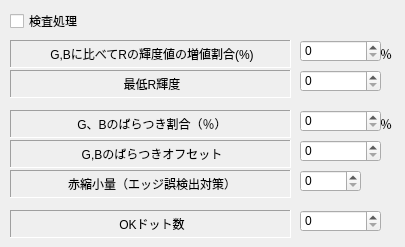
   <widget class="QWidget" name="tab_9">
    <attribute name="title">
     <string>赤色</string>
    </attribute>
    <widget class="QLabel" name="label_75">
     <property name="geometry">
      <rect>
       <x>10</x>
       <y>140</y>
       <width>281</width>
       <height>28</height>
      </rect>
     </property>
     <property name="frameShape">
      <enum>QFrame::Panel</enum>
     </property>
     <property name="frameShadow">
      <enum>QFrame::Sunken</enum>
     </property>
     <property name="text">
      <string>G,Bのばらつきオフセット</string>
     </property>
     <property name="alignment">
      <set>Qt::AlignCenter|Qt::AlignHCenter|Qt::AlignLeading|Qt::AlignLeft|Qt::AlignVCenter</set>
     </property>
    </widget>
    <widget class="QSpinBox" name="EditRedGBMerginOffset">
     <property name="geometry">
      <rect>
       <x>300</x>
       <y>140</y>
       <width>81</width>
       <height>22</height>
      </rect>
     </property>
     <property name="maximum">
      <number>255</number>
     </property>
    </widget>
    <widget class="QLabel" name="label_71">
     <property name="geometry">
      <rect>
       <x>10</x>
       <y>40</y>
       <width>281</width>
       <height>28</height>
      </rect>
     </property>
     <property name="frameShape">
      <enum>QFrame::Panel</enum>
     </property>
     <property name="frameShadow">
      <enum>QFrame::Sunken</enum>
     </property>
     <property name="text">
      <string>G,Bに比べてRの輝度値の増値割合(%)</string>
     </property>
     <property name="alignment">
      <set>Qt::AlignCenter|Qt::AlignHCenter|Qt::AlignLeading|Qt::AlignLeft|Qt::AlignVCenter</set>
     </property>
    </widget>
    <widget class="QSpinBox" name="EditRedHighRate">
     <property name="geometry">
      <rect>
       <x>300</x>
       <y>40</y>
       <width>81</width>
       <height>22</height>
      </rect>
     </property>
     <property name="maximum">
      <number>1000</number>
     </property>
    </widget>
    <widget class="QLabel" name="label_73">
     <property name="geometry">
      <rect>
       <x>10</x>
       <y>110</y>
       <width>281</width>
       <height>28</height>
      </rect>
     </property>
     <property name="frameShape">
      <enum>QFrame::Panel</enum>
     </property>
     <property name="frameShadow">
      <enum>QFrame::Sunken</enum>
     </property>
     <property name="text">
      <string>G、Bのばらつき割合（％）</string>
     </property>
     <property name="alignment">
      <set>Qt::AlignCenter|Qt::AlignHCenter|Qt::AlignLeading|Qt::AlignLeft|Qt::AlignVCenter</set>
     </property>
    </widget>
    <widget class="QLabel" name="label_72">
     <property name="geometry">
      <rect>
       <x>380</x>
       <y>110</y>
       <width>16</width>
       <height>28</height>
      </rect>
     </property>
     <property name="text">
      <string>％</string>
     </property>
    </widget>
    <widget class="QLabel" name="label_70">
     <property name="geometry">
      <rect>
       <x>380</x>
       <y>40</y>
       <width>16</width>
       <height>28</height>
      </rect>
     </property>
     <property name="text">
      <string>％</string>
     </property>
    </widget>
    <widget class="QCheckBox" name="checkBoxRedCheckMode">
     <property name="geometry">
      <rect>
       <x>10</x>
       <y>10</y>
       <width>108</width>
       <height>22</height>
      </rect>
     </property>
     <property name="text">
      <string>検査処理</string>
     </property>
    </widget>
    <widget class="QSpinBox" name="EditRedGBMerginRate">
     <property name="geometry">
      <rect>
       <x>300</x>
       <y>110</y>
       <width>81</width>
       <height>22</height>
      </rect>
     </property>
     <property name="maximum">
      <number>1000</number>
     </property>
    </widget>
    <widget class="QLabel" name="label_62">
     <property name="geometry">
      <rect>
       <x>10</x>
       <y>210</y>
       <width>281</width>
       <height>28</height>
      </rect>
     </property>
     <property name="frameShape">
      <enum>QFrame::Panel</enum>
     </property>
     <property name="frameShadow">
      <enum>QFrame::Sunken</enum>
     </property>
     <property name="text">
      <string>OKドット数</string>
     </property>
     <property name="alignment">
      <set>Qt::AlignCenter|Qt::AlignHCenter|Qt::AlignLeading|Qt::AlignLeft|Qt::AlignVCenter</set>
     </property>
    </widget>
    <widget class="QSpinBox" name="EditRedOKDot">
     <property name="geometry">
      <rect>
       <x>300</x>
       <y>210</y>
       <width>81</width>
       <height>22</height>
      </rect>
     </property>
     <property name="maximum">
      <number>99999999</number>
     </property>
    </widget>
    <widget class="QLabel" name="label_74">
     <property name="geometry">
      <rect>
       <x>10</x>
       <y>70</y>
       <width>281</width>
       <height>28</height>
      </rect>
     </property>
     <property name="frameShape">
      <enum>QFrame::Panel</enum>
     </property>
     <property name="frameShadow">
      <enum>QFrame::Sunken</enum>
     </property>
     <property name="text">
      <string>最低R輝度</string>
     </property>
     <property name="alignment">
      <set>Qt::AlignCenter|Qt::AlignHCenter|Qt::AlignLeading|Qt::AlignLeft|Qt::AlignVCenter</set>
     </property>
    </widget>
    <widget class="QSpinBox" name="EditRedMinBrightness">
     <property name="geometry">
      <rect>
       <x>300</x>
       <y>70</y>
       <width>81</width>
       <height>22</height>
      </rect>
     </property>
     <property name="maximum">
      <number>1000</number>
     </property>
    </widget>
    <widget class="QLabel" name="label_76">
     <property name="geometry">
      <rect>
       <x>10</x>
       <y>170</y>
       <width>281</width>
       <height>28</height>
      </rect>
     </property>
     <property name="frameShape">
      <enum>QFrame::Panel</enum>
     </property>
     <property name="frameShadow">
      <enum>QFrame::Sunken</enum>
     </property>
     <property name="text">
      <string>赤縮小量（エッジ誤検出対策）</string>
     </property>
     <property name="alignment">
      <set>Qt::AlignCenter|Qt::AlignHCenter|Qt::AlignLeading|Qt::AlignLeft|Qt::AlignVCenter</set>
     </property>
    </widget>
    <widget class="QSpinBox" name="EditRedShrink">
     <property name="geometry">
      <rect>
       <x>300</x>
       <y>170</y>
       <width>61</width>
       <height>22</height>
      </rect>
     </property>
     <property name="maximum">
      <number>100</number>
     </property>
    </widget>
   </widget>
